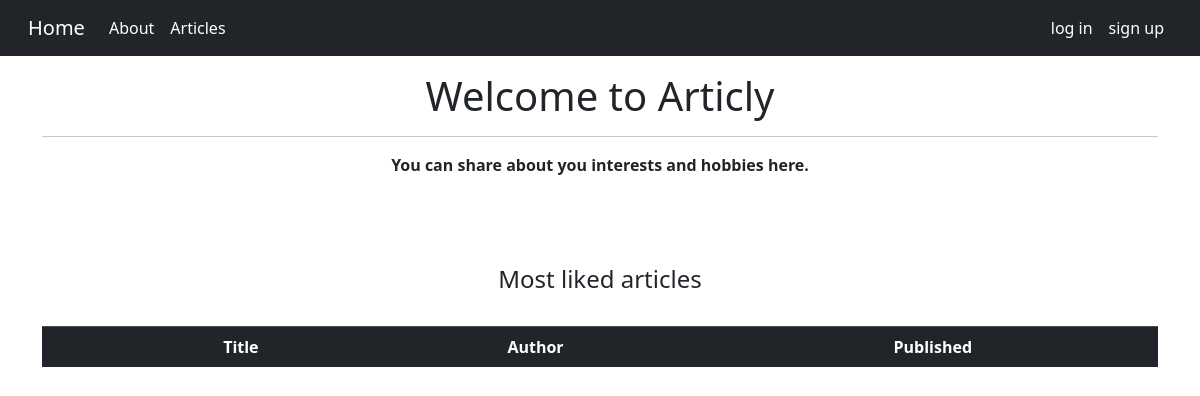
Before: / with the older database file.
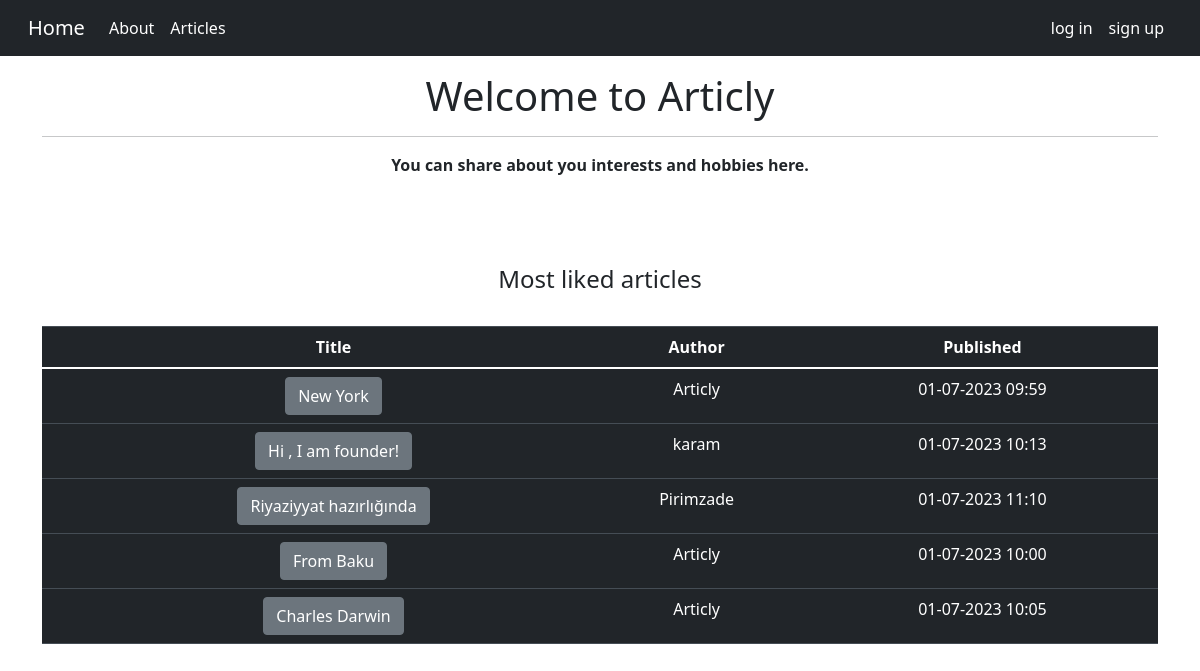
After: the same page with the newer database file.
### models.py (models this page shows)
class Article(db.Model):
    __tablename__ = "article"
    __table_args__ = {'extend_existing': True}
    id = db.Column("id",db.Integer, primary_key=True)
    title = db.Column("title",db.String(150))
    author = db.Column(db.Integer, db.ForeignKey("user.id",ondelete= "CASCADE"),nullable = False)
    content = db.Column("content",db.String())
    date = db.Column("date",db.DateTime, default=datetime.utcnow)
    likes = db.relationship("Like",backref = "article" , passive_deletes = True)
    comments = db.relationship("Comment",backref = "article" , passive_deletes = True)

class User(db.Model):
    __tablename__ = "user"
    __table_args__ = {'extend_existing': True}
    id = db.Column(db.Integer, primary_key=True)
    name = db.Column(db.String(150))
    email = db.Column(db.String(150), unique=True)
    username = db.Column(db.String(150), unique=True)
    password = db.Column(db.String(150))
    articles = db.relationship("Article",backref = "user" , passive_deletes = True)
    likes = db.relationship("Like",backref = "user" , passive_deletes = True)
    comments = db.relationship("Comment",backref = "user" , passive_deletes = True)

### routes.py (the view)
@app.route('/')
def home():
    top_articles = db.session.query(Article).join(Like).group_by(Article).order_by(func.count(Like.id).desc()).limit(6).all()
    return render_template('index.html',articles=top_articles)

### templates/index.html
{% extends "layout.html" %}
{% block block1 %}
    <div class="text text-center">
        <h1>Welcome to Articly</h1>
        <hr>
        <p><b>You can share about you interests and hobbies here.</b></p>
        <br><br><br>
        <h4>Most liked articles</h4>
        <br>
        <table class="table table-hover table-dark">
            <thead>
                <tr>
                    <th></th>
                    <th scope="col">Title</th>
                    <th scope="col">Author</th>
                    <th scope="col">Published</th>
                </tr>
            </thead>
            <tbody>
                {% for article in articles  %}
                <tr>
                    <td></td>
                    <td><a href="/article/{{article.id}}" class= "btn btn-secondary">{{article.title}}</a></td>
                    <td>{{article.user.username}}</td>
                    <td>{{article.date.strftime('%d-%m-%Y %H:%M')}}</td>
                </tr>
                {% endfor %}
            </tbody>
        </table>
    </div>
{% endblock  %}

### templates/layout.html (shortened to what this page needs)
<!DOCTYPE html>
<html>
    <head>
        <link href="https://cdn.jsdelivr.net/npm/bootstrap@5.1.0/dist/css/bootstrap.min.css" rel="stylesheet">
        <link rel="stylesheet" href="https://cdn.jsdelivr.net/npm/bootstrap@4.5.3/dist/css/bootstrap.min.css">
    </head>
    <body>
        {% include "includes/navbar.html" %}
        <br><br><br>
        <div class="container" >
                {% block block1 %}
                {% endblock  %}
        </div>
        <link href="https://cdn.jsdelivr.net/npm/bootstrap@5.1.0/dist/css/bootstrap.min.css" rel="stylesheet">
    </body>
</html>

### templates/includes/navbar.html (shortened to what this page needs)
<nav class="navbar navbar-expand-md navbar-dark fixed-top bg-dark">
  <div class="container-fluid">
    <a class="navbar-brand" href="/">Home</a>
    <div class="collapse navbar-collapse" id="navbarCollapse">
      <ul class="navbar-nav mr-auto">
        <li class="nav-item">
          <a class="nav-link active" href="/about">About</a>
        </li>
        <li class="nav-item">
          <a class="nav-link active" href="/articles">Articles</a>
        </li>
      </ul>
    </div>
    <div>
      <ul class="navbar-nav ml-auto">
        {% if session['logged_in'] %}
        <li class="nav-item active">
          <a class="nav-link active" href="/dashboard">Profile</a>
        </li>
        <li class="nav-item active">
          <a class="nav-link active" href="/logout">log out</a>
        </li>
        {% else %}
        <li class="nav-item active">
          <a class="nav-link active" href="/login">log in</a>
        </li>
        <li class="nav-item active">
          <a class="nav-link active" href="/register">sign up</a>
        </li>
        {% endif %}
      </ul>
    </div>
  </div>
</nav>

Changed rows visible on the page:
added Article: title "New York", user.username "Articly", date "01-07-2023 09:59"
added Article: title "Hi , I am founder!", user.username "karam", date "01-07-2023 10:13"
added Article: title "Riyaziyyat hazırlığında", user.username "Pirimzade", date "01-07-2023 11:10"
added Article: title "From Baku", user.username "Articly", date "01-07-2023 10:00"
added Article: title "Charles Darwin", user.username "Articly", date "01-07-2023 10:05"
